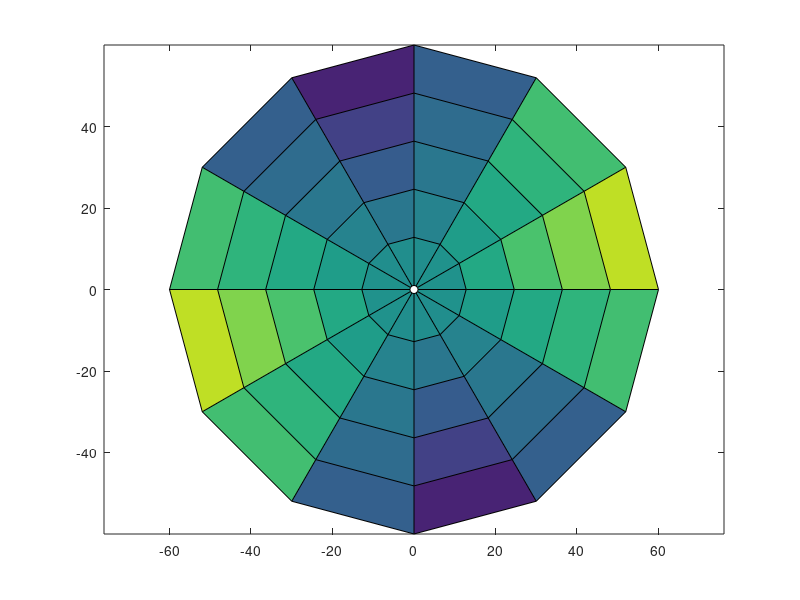

Recreate this plot in MATLAB.
n = 6;
r = linspace(1,60,n)';
theta = pi*(-n:n)/n;
X = r*cos(theta);
Y = r*sin(theta);
C = r*cos(2*theta);
pcolor(X,Y,C)
axis equal tight